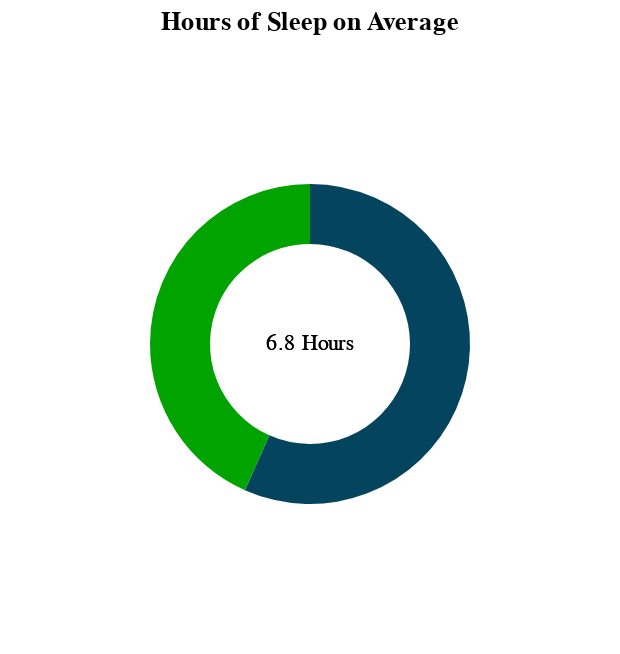

The specification (Vega-Lite) saved for this image:
### Vega-Lite specification from a JSON file in a GitHub repository (floating-point values rounded to 4 significant figures)
{"$schema": "https://vega.github.io/schema/vega-lite/v5.json", "description": "Hours of Sleep on Average", "title": "Hours of Sleep on Average", "layer": [{"mark": {"type": "arc", "innerRadius": 50, "outerRadius": 80}, "encoding": {"theta": {"field": "value", "type": "quantitative"}, "color": {"field": "category", "type": "nominal", "legend": null, "scale": {"range": {"field": "color"}}}, "order": {"field": "value", "type": "quantitative", "sort": "descending"}, "tooltip": [{"field": "category", "type": "nominal", "title": "Type"}, {"field": "value", "type": "quantitative", "title": "Hours"}]}}, {"mark": "text", "encoding": {"text": {"value": "6.8 Hours"}, "color": {}}}], "data": {"values": [{"category": "Average Sleep", "value": 6.8, "color": "#05445E"}, {"category": "Rest of the Day", "value": 5.2, "color": "#00A300"}]}}
